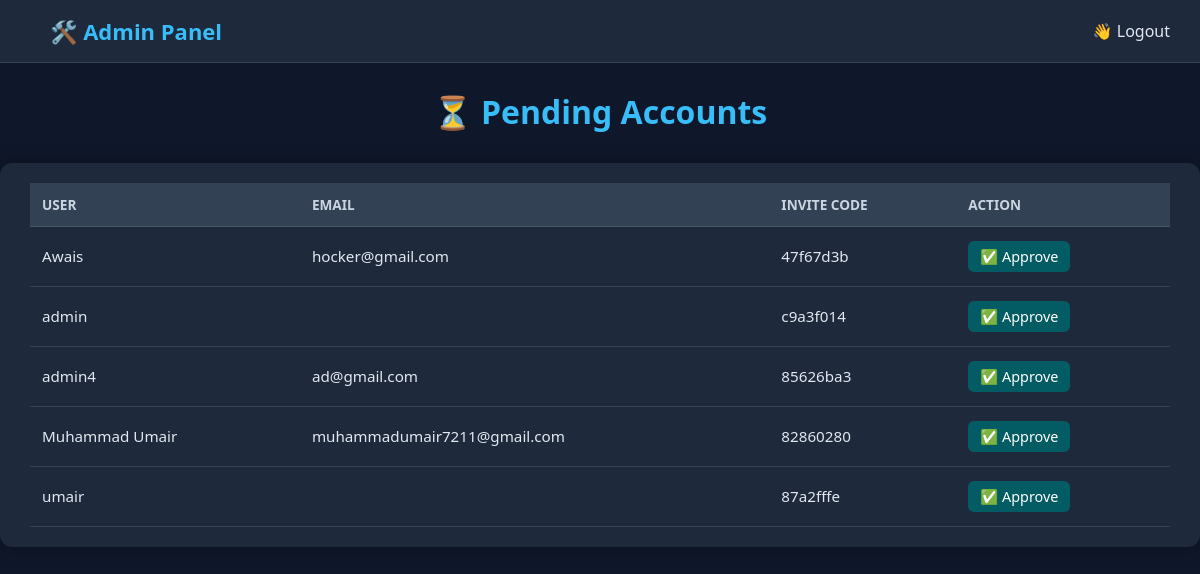
/ad/invites/, run on an earlier commit of the app's database.
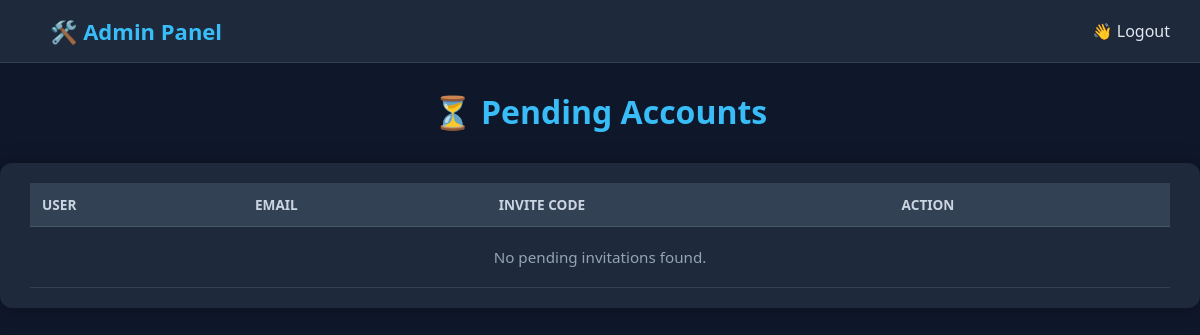
And on a later commit of the database.
### powerdigital_app/models.py (models this page shows, shortened)
class Profile(models.Model):
    user = models.OneToOneField(User, on_delete=models.CASCADE)
    credit_score = models.IntegerField(default=100)
    withdrawal_password = models.CharField(max_length=128)
    total_deposit = models.DecimalField(default=0, max_digits=12, decimal_places=2)
    total_profit = models.DecimalField(default=0, max_digits=12, decimal_places=2)
    credit = models.DecimalField(default=0, max_digits=12, decimal_places=2)  # ✅ Add this line
    invite_code = models.CharField(max_length=12, unique=True, blank=True, null=True)
    is_approved = models.BooleanField(default=False)

### powerdigital_app/views.py (the view)
# urls.py: path('ad/invites/', views.admin_invite_list, name='admin_invite_list'),
def admin_invite_list(request):
    pending_profiles = Profile.objects.filter(is_approved=False)
    return render(request, 'admins/invite_list.html', {'profiles': pending_profiles})

### powerdigital_app/templates/admins/invite_list.html (shortened to what this page needs)
{% extends 'admins/admin_base.html' %} {% block content %}
<!DOCTYPE html>
<html lang="en">
	<head>
	</head>
	<body>
		<h2>⏳ Pending Accounts</h2>
		<div class="table-container">
			<table>
				<thead>
					<tr>
						<th>User</th>
						<th>Email</th>
						<th>Invite Code</th>
						<th>Action</th>
					</tr>
				</thead>
				<tbody>
					{% for profile in profiles %}
					<tr>
						<td>{{ profile.user.username }}</td>
						<td>{{ profile.user.email }}</td>
						<td>{{ profile.invite_code }}</td>
						<td>
							<a
								href="{% url 'approve_user' profile.id %}"
								class="approve-button"
								>✅ Approve</a
							>
						</td>
					</tr>
					{% empty %}
					<tr>
						<td
							colspan="4"
							style="text-align: center; padding: 20px; color: #94a3b8"
						>
							No pending invitations found.
						</td>
					</tr>
					{% endfor %}
				</tbody>
			</table>
		</div>
	</body>
</html>
{% endblock %}

What changed in the data, as far as the page shows it:
no longer on this page (row edited): Profile: user.username "Awais", user.email "hocker@gmail.com", invite_code "47f67d3b"
removed Profile: user.username "admin", invite_code "c9a3f014"
removed Profile: user.username "admin4", user.email "ad@gmail.com", invite_code "85626ba3"
removed Profile: user.username "Muhammad Umair", user.email "muhammadumair7211@gmail.com", invite_code "82860280"
removed Profile: user.username "umair", invite_code "87a2fffe"
Also different on the page:
text now shown: "No pending invitations found."
